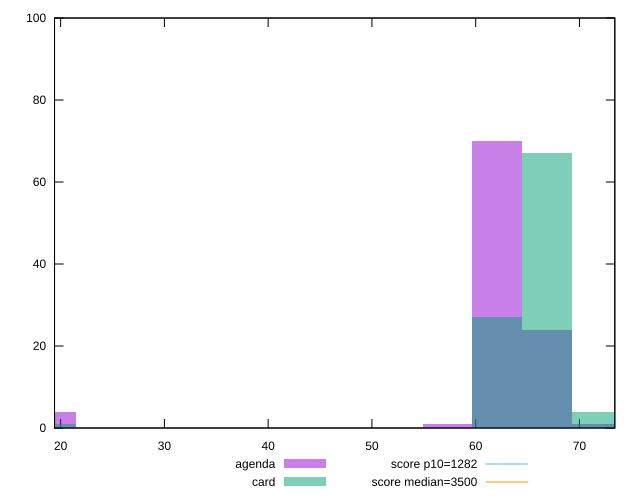

The gnuplot source for this figure:
reset

$agenda <<EOF
62.0778004801096 70
66.8530159016565 24
19.10086168618757 4
57.30258505856271 1
71.6282313232034 1
EOF

$card <<EOF
66.8530159016565 67
62.0778004801096 27
71.6282313232034 4
19.10086168618757 1
EOF

set key outside below
set boxwidth 4.775215421546893
set xrange [19.412:73.40799999999999]
set yrange [0:100]
set trange [0:100]
set style fill transparent solid 0.5 noborder

set parametric
set terminal svg size 640, 500 enhanced background rgb 'white'
set output "reports/report_00030_2021-02-24T20-42-31.540Z/bootup-time/comparison/histogram/1_vs_2.svg"

plot $agenda title "agenda" with boxes, \
     $card title "card" with boxes, \
     1282,t title "score p10=1282", \
     3500,t title "score median=3500"

reset
